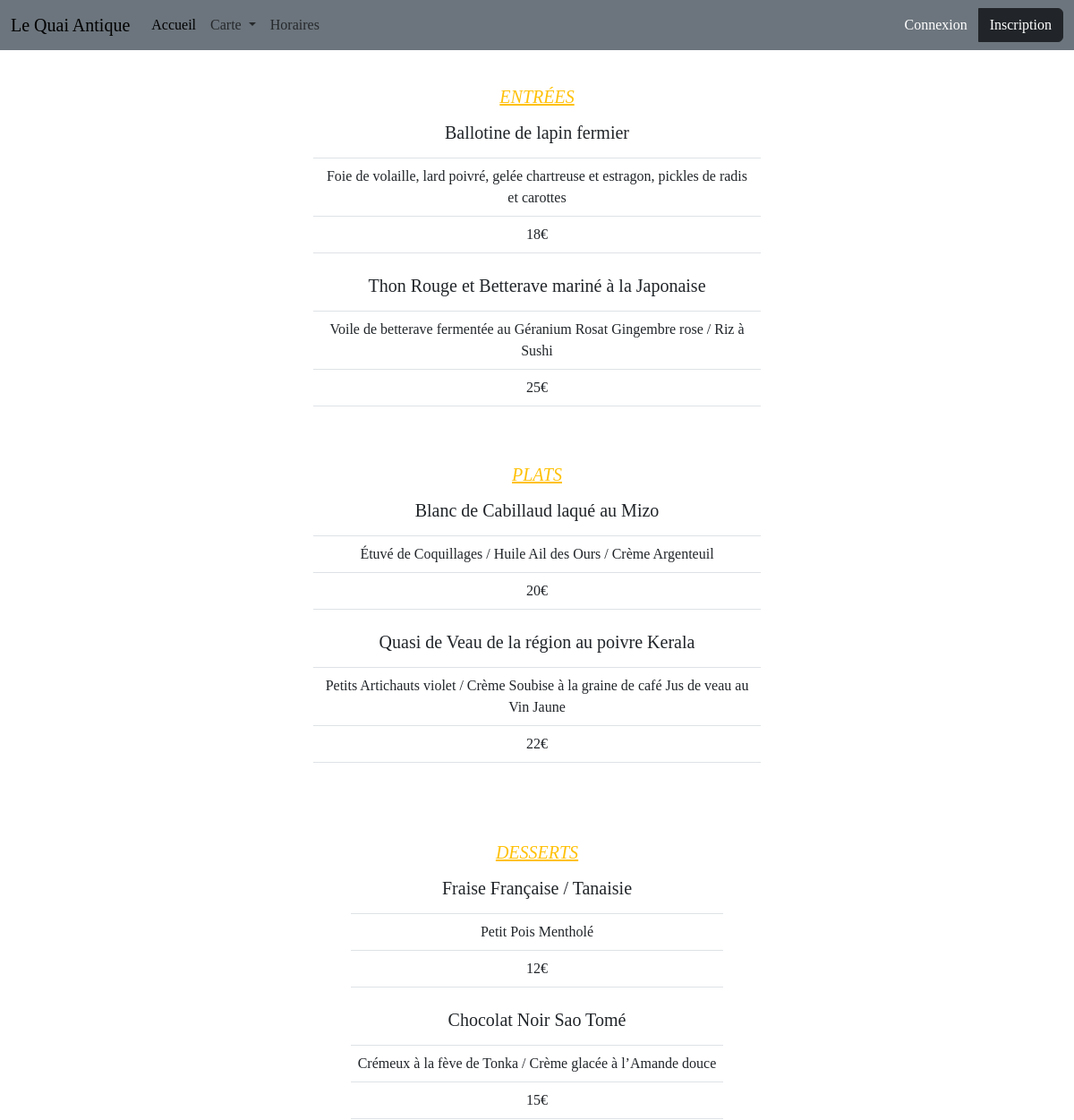
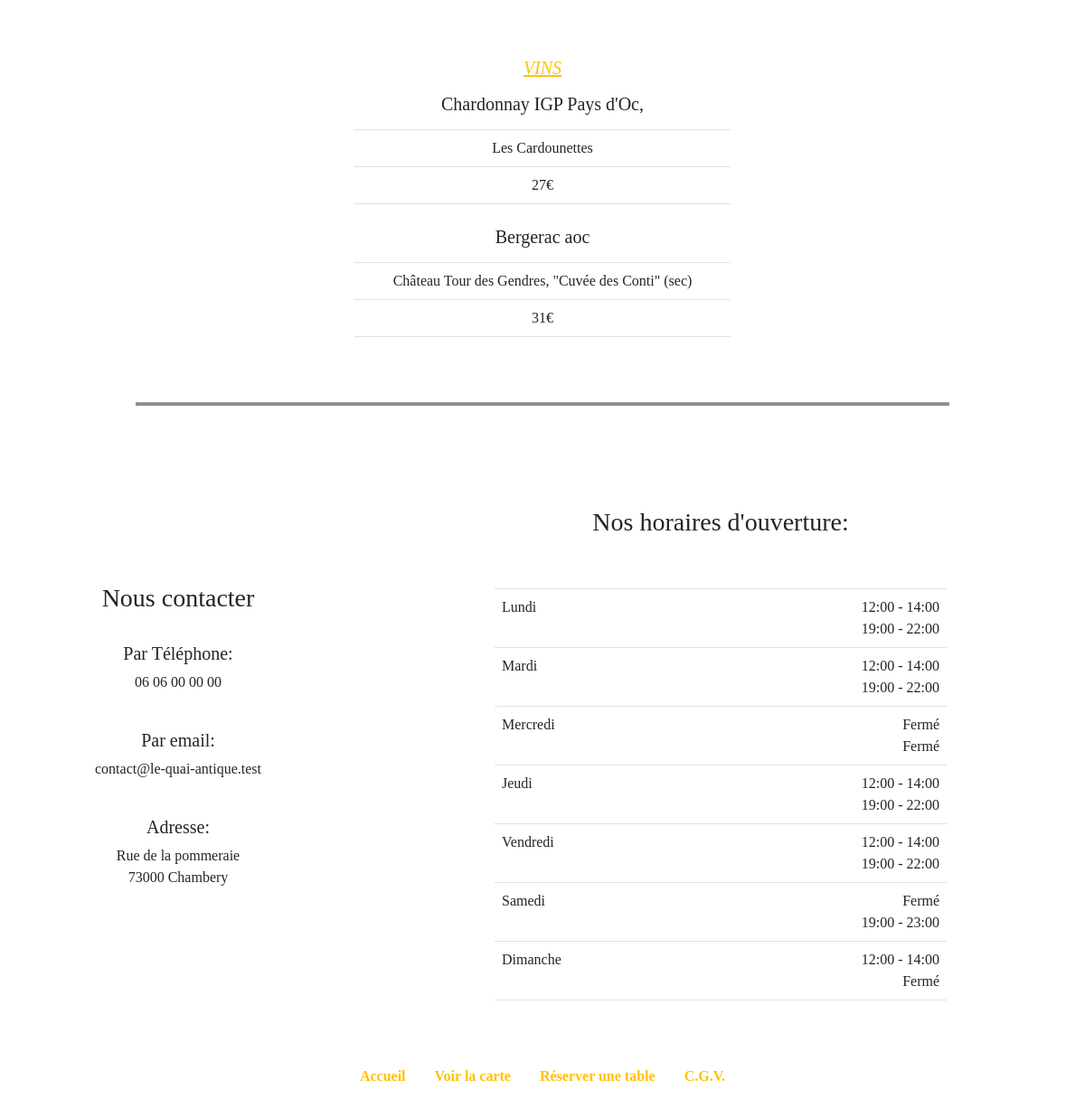
Page /php/menu.php on the committed database (2 pictures, top to bottom).
### tables this page shows
CREATE TABLE `entrees` (
  `entree_id` int(11) NOT NULL,
  `titre` varchar(50) NOT NULL,
  `detail` varchar(255) NOT NULL,
  `prix` int(11) NOT NULL
);

CREATE TABLE `plats` (
  `plat_id` int(11) NOT NULL,
  `titre` varchar(50) NOT NULL,
  `detail` varchar(255) NOT NULL,
  `prix` int(11) NOT NULL
);

CREATE TABLE `desserts` (
  `dessert_id` int(11) NOT NULL,
  `titre` varchar(50) NOT NULL,
  `detail` varchar(255) NOT NULL,
  `prix` int(11) NOT NULL
);

CREATE TABLE `vins` (
  `vin_id` int(11) NOT NULL,
  `titre` varchar(50) NOT NULL,
  `detail` varchar(50) NOT NULL,
  `prix` int(11) NOT NULL
);

CREATE TABLE `horaires` (
  `horaire_id` int(1) NOT NULL,
  `lundi_midi` varchar(15) NOT NULL,
  `lundi_soir` varchar(15) NOT NULL,
  `mardi_midi` varchar(15) NOT NULL,
  `mardi_soir` varchar(15) NOT NULL,
  `mercredi_midi` varchar(15) NOT NULL,
  `mercredi_soir` varchar(15) NOT NULL,
  `jeudi_midi` varchar(15) NOT NULL,
  `jeudi_soir` varchar(15) NOT NULL,
  `vendredi_midi` varchar(15) NOT NULL,
  `vendredi_soir` varchar(15) NOT NULL,
  `samedi_midi` varchar(15) NOT NULL,
  `samedi_soir` varchar(15) NOT NULL,
  `dimanche_midi` varchar(15) NOT NULL,
  `dimanche_soir` varchar(15) NOT NULL
);

### php/menu.php (the view, shortened to what this page needs)
<?php
include 'header.php';
include 'connect.php';
$rE = mysqli_query($mysqli, "SELECT * FROM entrees");
$rP = mysqli_query($mysqli, "SELECT * FROM plats");
$rD = mysqli_query($mysqli, "SELECT * FROM desserts");
$rV = mysqli_query($mysqli, "SELECT * FROM vins");
?>
<section class="menu d-flex flex-column justify-content-center align-items-center p-2" style="text-align: center;">
  <div class="d-flex flex-column flex-nowrap p-4">
    <h5 class="m-2 fst-italic text-decoration-underline text-warning">ENTRÉES</h5>
    <?php
    foreach ($rE as $rowE) {
    ?>
      <table class="table d-flex flex_column">
        <tbody>
          <tr>
            <td class="text-center">
              <h5> <?= $rowE['titre'] ?> </h5>
            </td>
          </tr>
          <tr>
            <td class="text-center"> <?= $rowE['detail'] ?> </td>
          </tr>
          <tr>
            <td class="text-center"> <?= $rowE['prix'] ?>€ </td>
          </tr>
        </tbody>
      </table>
    <?php
    }
    ?>
    <h5 class="m-2 mt-5 fst-italic text-decoration-underline text-warning">PLATS</h5>
    <?php
    foreach ($rP as $rowP) {
    ?>
      <table class="table">
        <tbody>
          <tr>
            <td class="text-center">
              <h5><?= $rowP['titre'] ?></h5>
            </td>
          </tr>
          <tr>
            <td class="text-center"><?= $rowP['detail'] ?></td>
          </tr>
          <tr>
            <td class="text-center"><?= $rowP['prix'] ?>€</td>
          </tr>
        </tbody>
      </table>
    <?php
    }
    ?>
  </div>
  <div class="d-flex flex-column flex-nowrap ">
    <h5 class="m-2 mt-5 fst-italic text-decoration-underline text-warning">DESSERTS</h5>
    <?php
    foreach ($rD as $rowD) {
    ?>
      <table class="table">
        <tbody>
          <tr>
            <td class="text-center">
              <h5><?= $rowD['titre'] ?></h5>
            </td>
    </tr>
          <tr>
            <td class="text-center"><?= $rowD['detail'] ?></td>
          </tr>
          <tr>
            <td class="text-center"><?= $rowD['prix'] ?>€</td>
          </tr>
        </tbody>
      </table>
    <?php
    }
    ?>
    <h5 class="m-2 mt-5 fst-italic text-decoration-underline text-warning">VINS</h5>
    <?php
    foreach ($rV as $rowV) {
    ?>
      <table class="table">
        <tbody>
          <tr>
            <td class="text-center">
              <h5><?= $rowV['titre'] ?></h5>
            </td>
          </tr>
          <tr>
            <td class="text-center"><?= $rowV['detail'] ?></td>
          </tr>
          <tr>
            <td class="text-center"><?= $rowV['prix'] ?>€</td>
          </tr>
        </tbody>
      </table>
    <?php
    }
    ?>
  </div>
</section>
<?php
include 'footer.php';
?>

### php/header.php (shortened to what this page needs)
<!DOCTYPE html>
<html lang="en">
<head>
    <link rel="stylesheet" href="style.css">
    <link href="https://cdn.jsdelivr.net/npm/bootstrap@5.3.0-alpha3/dist/css/bootstrap.min.css" rel="stylesheet">
</head>
<body>
<nav class="navbar navbar-expand-lg bg-secondary">
  <div class="container-fluid">
    <a class="navbar-brand" href="#">Le Quai Antique</a>
    <div class="collapse navbar-collapse" id="navbarText">
      <ul class="navbar-nav me-auto mb-2 mb-lg-0">
        <li class="nav-item">
          <a class="nav-link active" aria-current="page" href="#">Accueil</a>
        </li>
        <li class="nav-item dropdown">
          <a class="nav-link dropdown-toggle" href="#" role="button" data-bs-toggle="dropdown" aria-expanded="false">
            Carte
          </a>
        </li>
        <li class="nav-item">
          <a class="nav-link" href="#">Horaires</a>
        </li>
      </ul>
      <div class="btn-group" role="group" aria-label="Basic mixed styles example">
  <button type="button" class="btn btn-secondary">Connexion</button>
  <button type="button" class="btn btn-dark">Inscription</button>
</div>
    </div>
  </div>
</nav>

### php/footer.php (shortened to what this page needs)
<?php
include 'connect.php';
$recupH = mysqli_query($mysqli, "SELECT lundi_midi, lundi_soir, mardi_midi, mardi_soir, mercredi_midi, mercredi_soir, jeudi_midi, jeudi_soir, vendredi_midi, vendredi_soir, samedi_midi, samedi_soir, dimanche_midi, dimanche_soir FROM horaires WHERE horaire_id = 1");
$horaire = mysqli_fetch_assoc($recupH);
?>
<footer id="hourly" class="footer mx-auto">
    <hr class="border border-dark border-2 opacity-50 w-75 mx-auto mt-5">
    <div class="d-flex flex-wrap justify-content-around align-items-center">
        <div class="address d-flex flex-column mt-4">
            <h3 class="text-center">Nous contacter</h3><br>
            <h5 class="text-center">Par Téléphone:</h5>
            <p class="text-center">06 06 00 00 00</p><br>
            <h5 class="text-center">Par email:</h5>
            <p class="text-center">contact@le-quai-antique.test</p><br>
            <h5 class="text-center">Adresse:</h5>
            <p class="text-center">Rue de la pommeraie<br>73000 Chambery</p>
        </div>
        <table class="table m-5">
            <thead>
                <tr>
                    <th scope="col" colspan="2" class="text-center p-5">
                        <h3>Nos horaires d'ouverture:</h3>
                    </th>
                </tr>
            </thead>
            <tbody>
                <tr>
                    <td>Lundi</td>
                    <td class="text-end"><?= $horaire['lundi_midi'] ?><br><?= $horaire['lundi_soir'] ?></td>
                </tr>
                <tr>
                    <td>Mardi</td>
                    <td class="text-end"><?= $horaire['mardi_midi'] ?><br><?= $horaire['mardi_soir'] ?></td>
                </tr>
                <tr>
                    <td>Mercredi</td>
                    <td class="text-end"><?= $horaire['mercredi_midi'] ?><br><?= $horaire['mercredi_soir'] ?></td>
                </tr>
                <tr>
                    <td>Jeudi</td>
                    <td class="text-end"><?= $horaire['jeudi_midi'] ?><br><?= $horaire['jeudi_soir'] ?></td>
                </tr>
                <tr>
                    <td>Vendredi</td>
                    <td class="text-end"><?= $horaire['vendredi_midi'] ?><br><?= $horaire['vendredi_soir'] ?></td>
                </tr>
                <tr>
                    <td>Samedi</td>
                    <td class="text-end"><?= $horaire['samedi_midi'] ?><br><?= $horaire['samedi_soir'] ?></td>
                </tr>
                <tr>
                    <td>Dimanche</td>
                    <td class="text-end"><?= $horaire['dimanche_midi'] ?><br><?= $horaire['dimanche_soir'] ?></td>
                </tr>
            </tbody>
        </table>
    </div>
    <ul class="feet nav justify-content-center p-3" style="font-weight: bold;">
        <li class="nav-item">
            <a class="nav-link link-warning link-offset-2 link-underline-opacity-25 link-underline-opacity-100-hover" href="../index.php">Accueil</a>
        </li>
        <li class="nav-item">
            <a class="nav-link link-warning link-offset-2 link-underline-opacity-25 link-underline-opacity-100-hover" href="menu.php">Voir la carte</a>
        </li>
        <li class="nav-item">
            <a class="nav-link link-warning link-offset-2 link-underline-opacity-25 link-underline-opacity-100-hover" href="reservation.php">Réserver une table</a>
        </li>
        <li class="nav-item">
            <a class="nav-link link-warning link-offset-2 link-underline-opacity-25 link-underline-opacity-100-hover" href="#">C.G.V.</a>
        </li>
    </ul>
</footer>
</body>
</html>

### css/style.css (style rules this page uses)
* { margin: 0; box-sizing: border-box; font-family: 'Faustina', serif; }
.content, .footer { max-width: 1400px; }
.table { max-width: 500px; }

### rows in the picture
entrees: titre "Ballotine de lapin fermier", detail "Foie de volaille, lard poivré, gelée chartreuse et estragon, pickles de radis et carottes", prix "18"
entrees: titre "Thon Rouge et Betterave mariné à la Japonaise", detail "Voile de betterave fermentée au Géranium Rosat Gingembre rose / Riz à Sushi", prix "25"
plats: titre "Blanc de Cabillaud laqué au Mizo", detail "Étuvé de Coquillages / Huile Ail des Ours / Crème Argenteuil", prix "20"
plats: titre "Quasi de Veau de la région au poivre Kerala", detail "Petits Artichauts violet / Crème Soubise à la graine de café Jus de veau au Vin Jaune", prix "22"
desserts: titre "Fraise Française / Tanaisie", detail "Petit Pois Mentholé", prix "12"
desserts: titre "Chocolat Noir Sao Tomé", detail "Crémeux à la fève de Tonka / Crème glacée à l’Amande douce", prix "15"
vins: titre "Chardonnay IGP Pays d'Oc,", detail "Les Cardounettes", prix "27"
vins: titre "Bergerac aoc", detail "Château Tour des Gendres, \"Cuvée des Conti\" (sec)", prix "31"
horaires: lundi_midi "12:00 - 14:00", lundi_soir "19:00 - 22:00", mardi_midi "12:00 - 14:00", mardi_soir "19:00 - 22:00", mercredi_midi "Fermé", mercredi_soir "Fermé", jeudi_midi "12:00 - 14:00", jeudi_soir "19:00 - 22:00", vendredi_midi "12:00 - 14:00", vendredi_soir "19:00 - 22:00", samedi_midi "Fermé", samedi_soir "19:00 - 23:00", dimanche_midi "12:00 - 14:00", dimanche_soir "Fermé"
